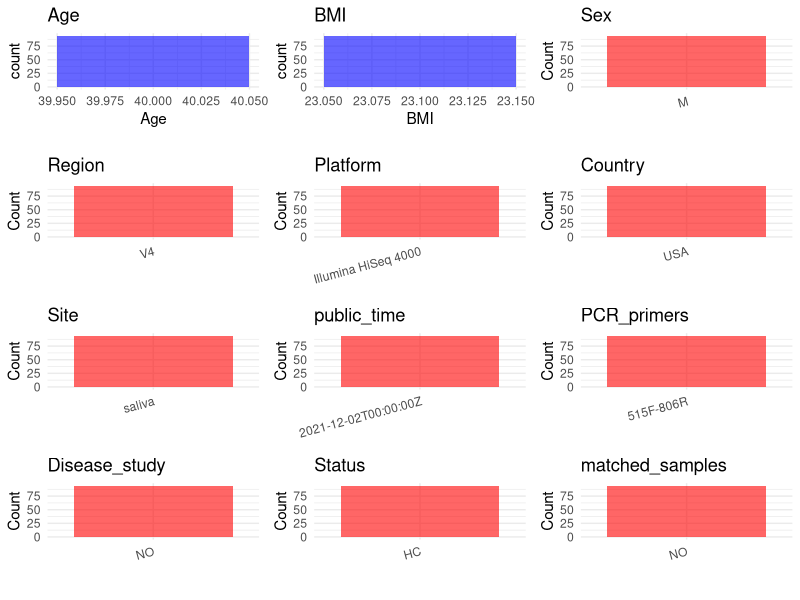

Write the R code that produced this figure. (Note: this script raises an error after producing the figure.)
## ---- chunk 1
# Load necessary libraries
library(dplyr)
library(ggplot2)
library(cowplot)

# Set working directory (update this path to your local directory)
setwd("E:/bioproject/PRJEB48620")

# Read the initial metadata files
initial_meta <- read.csv("SraRunTable.csv", header = T)

# Display the first few rows of the metadata
head(initial_meta)
## ---- chunk 2
# Create a uniform metadata dataframe
metadata <- data.frame(
  BioProject = initial_meta$BioProject,
  Run = initial_meta$Run,
  sample_name = initial_meta$Library.Name,
  Age = initial_meta$Host_age,
  BMI = initial_meta$host_body_mass_index,  
  Sex = initial_meta$sex,
  Region = initial_meta$target_subfragment..exp.,
  Platform = initial_meta$Instrument,
  Site = initial_meta$env_material,
  public_time = initial_meta$ReleaseDate,
  stringsAsFactors=FALSE
)

# Use abbreviations to indicate gender
metadata <- metadata %>%
  mutate(Sex = recode(Sex, "female" = "F", "male" = "M"))
## ---- chunk 3
# Add information obtained from the publication
metadata$Country <- "USA"
metadata$PCR_primers <- "515F-806R"
metadata$title <- "Diurnal and eating-associated microbial patterns revealed via high-frequency saliva sampling"
metadata$Disease_study <- "NO"
# Assign disease status based on sample_name patterns
metadata$Status <- "HC"

#extract subject id by remove prefix of sample_name
metadata$sample_name <- gsub("M11", "", metadata$sample_name)

# Check initial data distribution
cat("Initial sample distribution:\n")
table(metadata$sample_name)
table(metadata$Site)

# Calculate sampling frequency per subject
sample_counts <- table(metadata$sample_name)
cat("\nNumber of samples per subject:\n")
print(sample_counts)

# Create matched_samples column
metadata$matched_samples <- ifelse(metadata$sample_name %in% names(sample_counts[sample_counts >= 2]), "YES", "NO")

cat("\nMatched samples distribution:\n")
table(metadata$matched_samples)

# Identify samples for removal: single samples excluding saliva and tongue coat
single_samples <- names(sample_counts[sample_counts == 1])
samples_to_remove <- metadata$sample_name %in% single_samples & 
                     !(metadata$Site %in% c("saliva", "tongue coat"))

cat("\nNumber of samples to be removed:", sum(samples_to_remove), "\n")

# Remove identified samples
metadata_clean <- metadata[!samples_to_remove, ]

cat("\nFinal sample distribution after cleaning:\n")
table(metadata_clean$sample_name)
table(metadata_clean$Site)
table(metadata_clean$matched_samples)

# Use cleaned dataset for subsequent analysis
metadata <- metadata_clean
## ---- chunk 4
# Check the number of unique runs and sample names
print(paste("Number of unique runs:", length(unique(metadata$Run))))
print(paste("Number of unique sample names:", length(unique(metadata$sample_name))))
## ---- chunk 5
# Select columns for visualization
plot_data <- metadata %>%
  select(-BioProject, -Run, -sample_name, -title)

# Function to create simple plots for each column
create_simple_plots <- function(data) {
  plots <- list()
  
  for (col in colnames(data)) {
    # Check if the column is all NA
    if (all(is.na(data[[col]]))) {
      # Create an empty plot with text indicating all NA
      p <- ggplot() +
        annotate("text", x = 0.5, y = 0.5, label = "this column is NA", size = 6) +
        labs(title = col) +
        theme_void()
    } else if (is.numeric(data[[col]])) {
      # Numeric variable: histogram
      p <- ggplot(data, aes(x = .data[[col]])) +
        geom_histogram(fill = "blue", alpha = 0.6, bins = 20, na.rm = TRUE) +
        labs(title = col) +
        theme_minimal()
    } else {
      # Categorical variable: bar plot (remove NA values)
      count_data <- as.data.frame(table(data[[col]], useNA = "ifany"))
      p <- ggplot(count_data, aes(x = reorder(Var1, -Freq), y = Freq)) +
        geom_col(fill = "red", alpha = 0.6) +
        labs(title = col, x = NULL, y = "Count") +
        theme_minimal() +
        theme(axis.text.x = element_text(angle = 15, hjust = 1))
    }
    plots[[col]] <- p
  }
  
  return(plots)
}

# Generate and arrange plots
plots <- create_simple_plots(plot_data)
p<-plot_grid(plots$Age, 
          plots$BMI, 
          plots$Sex, 
          plots$Region, 
          plots$Platform, 
          plots$Country, 
          plots$Site,
          plots$public_time, 
          plots$PCR_primers,
          plots$Disease_study,
          plots$Status,
          plots$matched_samples,# add 
          ncol = 3, align = "hv", axis = "lb")
ggsave("Metadata_Summary.png", plot = p, width = 8, height = 6, dpi = 150)
## ---- chunk 6
knitr::include_graphics("Metadata_Summary.png")
## ---- chunk 7
# Reorder columns to match the desired format
metadata <- metadata[, c(
  "BioProject", "Run", "sample_name", "Age", "BMI", "Sex", 
  "Region", "Platform", "Country", "Site", "public_time", 
  "PCR_primers", "title", "Disease_study", "Status", "matched_samples"
)]

# Export the uniform metadata to a CSV file
write.csv(metadata, file = "metadata.csv", quote = FALSE)
head(metadata)
